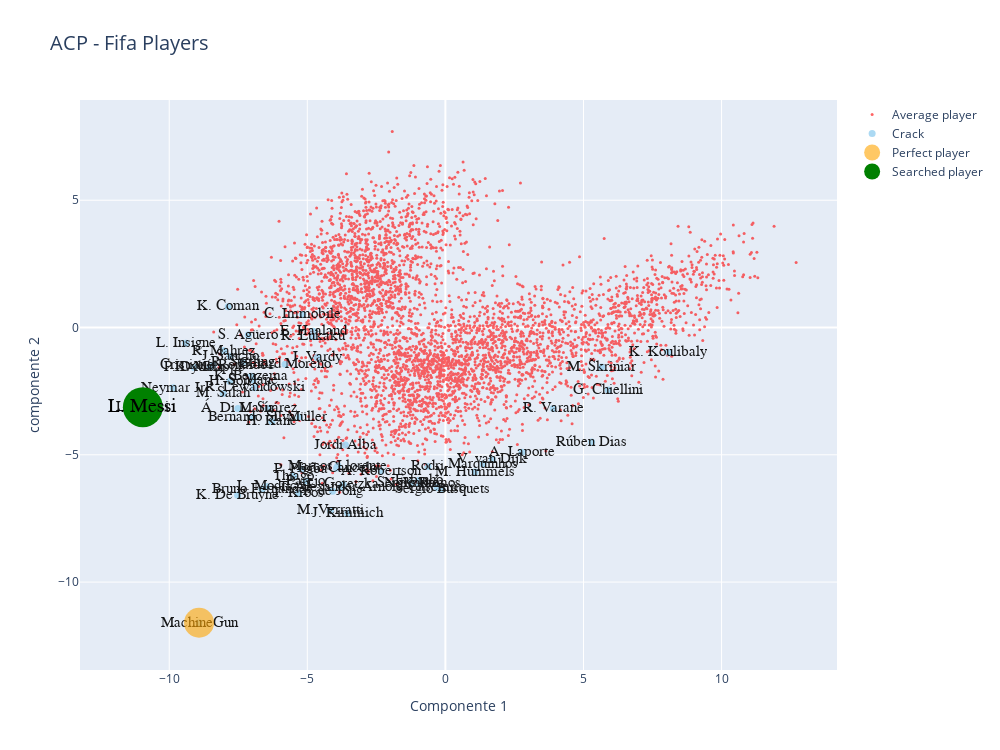

Write notebook code for a chart like this one.
### Code cell
#Graph 2
#Choose your player
recherche_joueur=df_acp["short_name"]=='L. Messi'

bool_crack=df_acp["overall"] > 85
bool_no_crack=df_acp["overall"]<86
bool_machinegun=df_acp["short_name"]=='MachineGun'

palette=['navy','red','#A2D5F2','orange','green','pink']  
data=[]

acp_crack =go.Scatter(x=X_projected[bool_crack,0], y=X_projected[bool_crack,1],name='Crack',
                      text=df_acp.loc[bool_crack,'short_name'],
                      textfont=dict(family='sans serif',size=15,color='black'),
                      opacity=0.9,marker=dict(color=palette[2],size=7),mode='markers+text')

acp_no_crack =go.Scatter(x=X_projected[bool_no_crack,0], y=X_projected[bool_no_crack,1],name='Average player',
                         text=df_acp.loc[bool_no_crack,'short_name'],
                         opacity=0.6,marker=dict(color=palette[1],size=3),mode='markers')

acp_machinegun =go.Scatter(x=X_projected[bool_machinegun,0], y=X_projected[bool_machinegun,1],name='Perfect player',
                           textfont=dict(family='sans serif',size=20,color='black'),
                           opacity=0.6,marker=dict(color=palette[3],size=30),mode='markers+text')


joueur_recherche =go.Scatter(x=X_projected[recherche_joueur,0], y=X_projected[recherche_joueur,1],name='Searched player',
                           text=df_acp.loc[recherche_joueur,'short_name'],
                            textfont=dict(family='sans serif',size=20,color='black'),
                           opacity=1,marker=dict(color=palette[4],size=40),mode='markers+text')

data=[acp_no_crack,acp_crack,acp_machinegun,joueur_recherche]

layout = go.Layout(title="ACP - Fifa Players",titlefont=dict(size=20),
                xaxis=dict(title='Componente 1'),
                yaxis=dict(title='componente 2'),
                autosize=False, width=1000,height=750)

fig = go.Figure(data=data, layout=layout)

plot(fig)
iplot(fig)

### Figure 1 — Plotly figure (JSON) as saved in the notebook; plotly's stock layout.template omitted (floating-point values rounded to 4 significant figures; data arrays with more than 128 entries replaced by an {"elided": "..."} marker saying what was removed)
{"data": [{"marker": {"color": "red", "size": 3}, "mode": "markers", "name": "Average player", "opacity": 0.6, "text": {"elided": "4092 str values"}, "type": "scatter", "x": {"elided": "4092 float values"}, "y": {"elided": "4092 float values"}}, {"marker": {"color": "#A2D5F2", "size": 7}, "mode": "markers+text", "name": "Crack", "opacity": 0.9, "text": ["L. Messi", "R. Lewandowski", "Cristiano Ronaldo", "Neymar Jr", "K. De Bruyne", "K. Mbappé", "H. Kane", "N. Kanté", "K. Benzema", "H. Son", "Casemiro", "V. van Dijk", "S. Mané", "M. Salah", "J. Kimmich", "Sergio Ramos", "L. Suárez", "T. Kroos", "R. Lukaku", "R. Sterling", "Bruno Fernandes", "E. Haaland", "S. Agüero", "L. Modrić", "Á. Di María", "T. Müller", "C. Immobile", "P. Pogba", "M. Verratti", "Marquinhos", "L. Goretzka", "P. Dybala", "A. Robertson", "F. de Jong", "T. Alexander-Arnold", "J. Sancho", "Rúben Dias", "G. Chiellini", "M. Hummels", "Jordi Alba", "Thiago", "Sergio Busquets", "Parejo", "L. Insigne", "K. Koulibaly", "R. Varane", "R. Mahrez", "Gerard Moreno", "J. Vardy", "Fabinho", "João Cancelo", "A. Laporte", "K. Coman", "Bernardo Silva", "Marcos Llorente", "Rodri", "M. Škriniar", "MachineGun"], "textfont": {"color": "black", "family": "sans serif", "size": 15}, "type": "scatter", "x": [-10.95, -6.91, -8.414, -9.855, -7.525, -8.513, -6.284, -1.227, -7.033, -7.806, -0.2983, 1.699, -6.959, -8.042, -3.537, -0.9502, -6.42, -5.326, -4.799, -7.342, -6.641, -4.787, -7.14, -6.473, -7.515, -5.284, -5.168, -5.22, -4.159, 1.366, -3.699, -9.1, -2.327, -4.084, -3.769, -7.797, 5.295, 5.897, 1.071, -3.621, -5.49, -0.1206, -5.056, -9.404, 8.073, 3.905, -8.02, -5.805, -4.646, -0.9566, -3.94, 2.775, -7.866, -6.986, -3.892, -0.6344, 5.655, -8.921], "y": [-3.13, -2.364, -1.478, -2.367, -6.586, -1.557, -3.692, -6.098, -1.914, -2.107, -6.288, -5.182, -2.061, -2.589, -7.299, -6.118, -3.179, -6.514, -0.3606, -1.368, -6.353, -0.1474, -0.2982, -6.245, -3.185, -3.522, 0.5073, -5.565, -7.195, -5.365, -6.175, -1.57, -5.632, -6.431, -6.264, -1.126, -4.502, -2.454, -5.677, -4.618, -5.838, -6.352, -6.026, -0.6136, -0.9719, -3.181, -0.915, -1.441, -1.174, -6.002, -5.518, -4.902, 0.8178, -3.513, -5.435, -5.459, -1.55, -11.6]}, {"marker": {"color": "orange", "size": 30}, "mode": "markers+text", "name": "Perfect player", "opacity": 0.6, "textfont": {"color": "black", "family": "sans serif", "size": 20}, "type": "scatter", "x": [-8.921], "y": [-11.6]}, {"marker": {"color": "green", "size": 40}, "mode": "markers+text", "name": "Searched player", "opacity": 1, "text": ["L. Messi"], "textfont": {"color": "black", "family": "sans serif", "size": 20}, "type": "scatter", "x": [-10.95], "y": [-3.13]}], "layout": {"autosize": false, "height": 750, "title": {"font": {"size": 20}, "text": "ACP - Fifa Players"}, "width": 1000, "xaxis": {"title": {"text": "Componente 1"}}, "yaxis": {"title": {"text": "componente 2"}}}}
